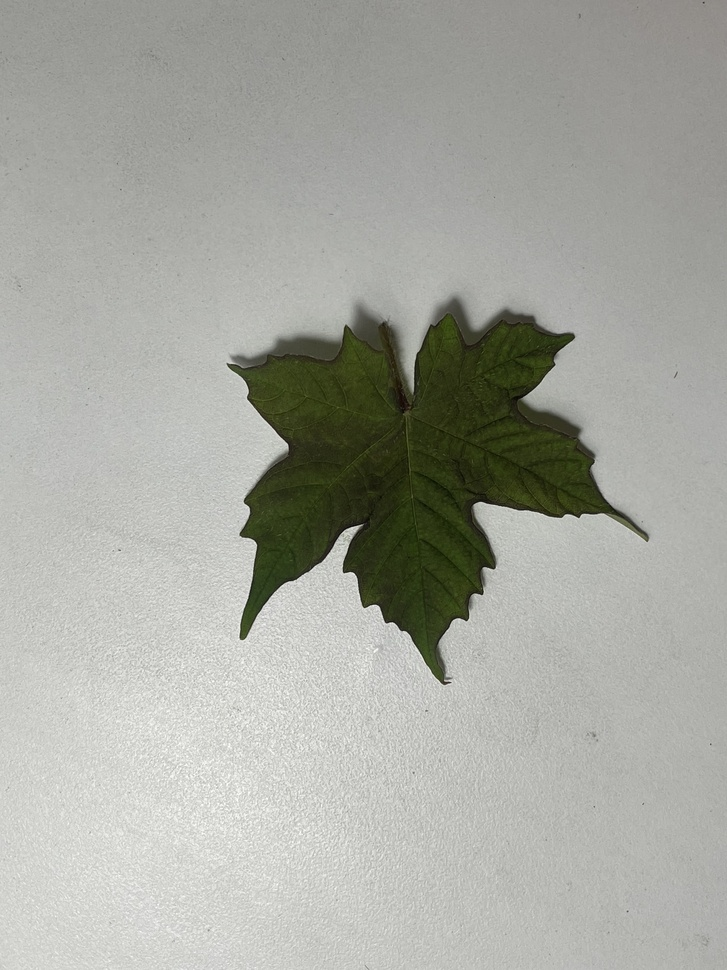
#> input picture images/original/IMG_4033.jpg, 727 x 970 px, shrunk from 3024 x 4032 before the run; its folder holds only this picture in this run
$ python convert_image.py
#> lines starting #> are read from the running program, lines starting #| are printed output that depends on the picture; after the words box and inside, x2 and y2 are one past the last pixel; in counts of white or black regions, pixels touching at a corner belong together
import cv2
import os
import glob

# Thư mục chứa ảnh gốc và nơi lưu ảnh binary
input_folder = './images/original/'    # Thư mục chứa ảnh gốc
output_folder = './images/binary/'     # Thư mục lưu ảnh binary

# Tạo folder lưu nếu chưa có
os.makedirs(output_folder, exist_ok=True)

# Lấy danh sách tất cả các file ảnh trong thư mục input
image_files = glob.glob(os.path.join(input_folder, '*.jpg'))

# Sắp xếp để đảm bảo thứ tự
image_files.sort()

# Lặp qua tất cả các ảnh
for i, input_path in enumerate(image_files, 1):
    # Tạo tên file đầu ra
    output_path = os.path.join(output_folder, f'{i}BI.png')

    # Đọc ảnh
    img = cv2.imread(input_path, cv2.IMREAD_UNCHANGED)
#> img is the input picture: shape (970, 727, 3); mean B, G, R 160.3, 167.8, 166.3
    if img is None:
        print(f"Không đọc được ảnh {input_path}, bỏ qua.")
        continue

    # Nếu ảnh có alpha channel (4 kênh), convert sang grayscale
    if len(img.shape) == 3 and img.shape[2] == 4:
        img_gray = cv2.cvtColor(img, cv2.COLOR_BGRA2GRAY)
    elif len(img.shape) == 3:
        img_gray = cv2.cvtColor(img, cv2.COLOR_BGR2GRAY)
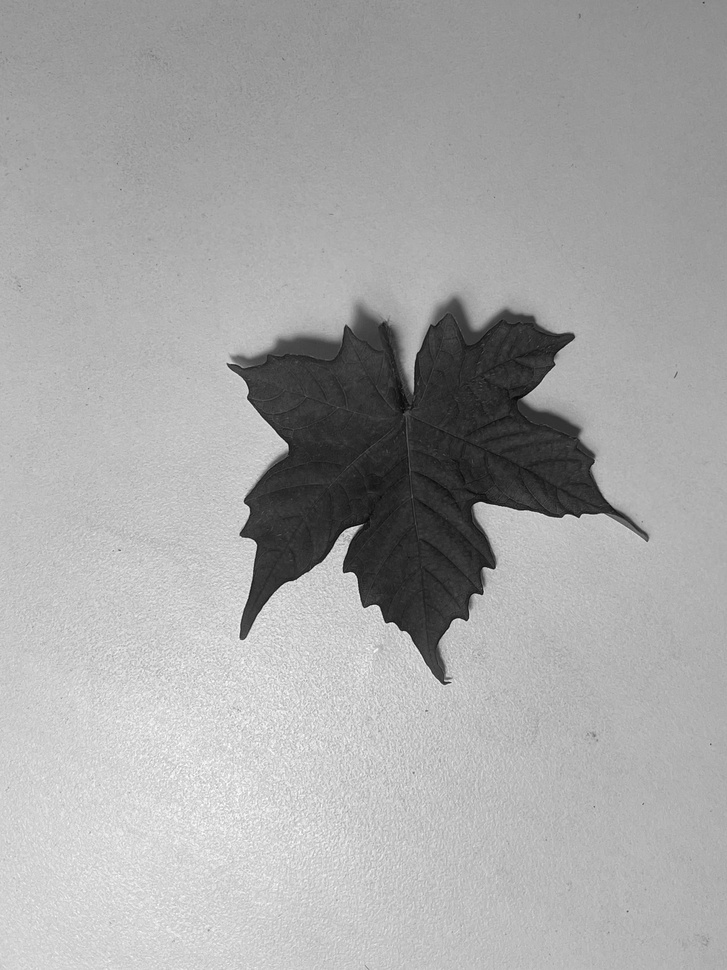
#> img_gray: shape (970, 727); min 5, max 255, mean 166.4
    else:
        img_gray = img

    # Chuyển sang binary, object trắng background đen
    _, binary = cv2.threshold(img_gray, 0, 255, cv2.THRESH_BINARY_INV + cv2.THRESH_OTSU)
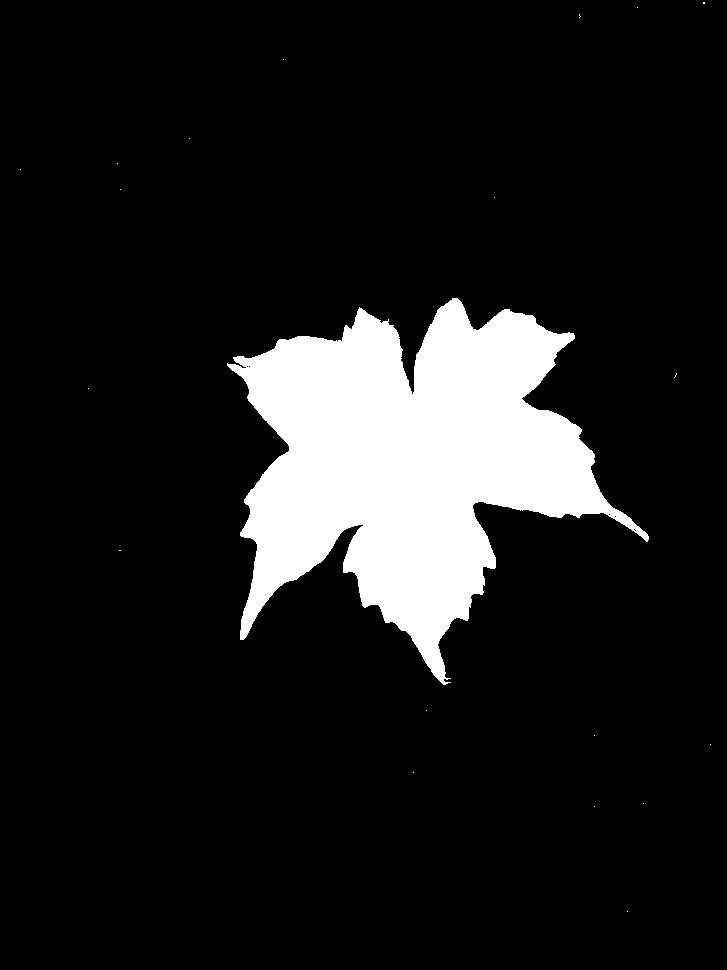
#> binary: shape (970, 727); 11.3% white; 20 white regions (19 under 20 px), largest, box (x1, y1, x2, y2) and area: (227, 298, 649, 685) 79609

    # Lưu ảnh
    cv2.imwrite(output_path, binary)
    print(f"Đã lưu {output_path}")

$ run again, on images/original/IMG_4038.jpg
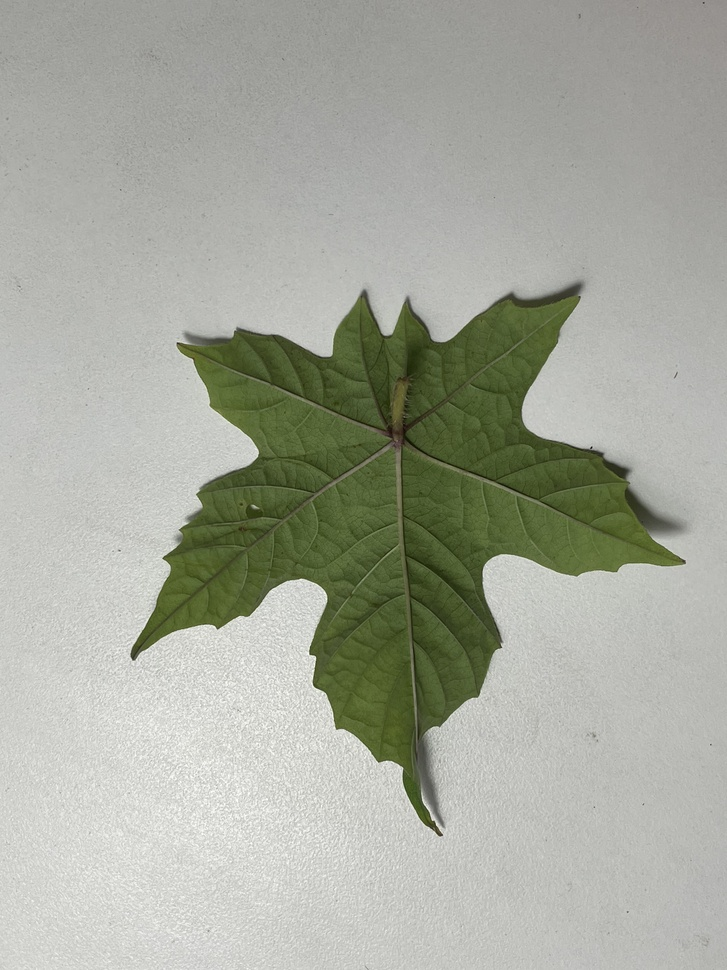
#> input picture images/original/IMG_4038.jpg, 727 x 970 px, shrunk from 3024 x 4032 before the run
#> img is the input picture: shape (970, 727, 3); mean B, G, R 157.3, 169.1, 166
#> `img_gray = cv2.cvtColor(img, cv2.COLOR_BGR2GRAY)`:
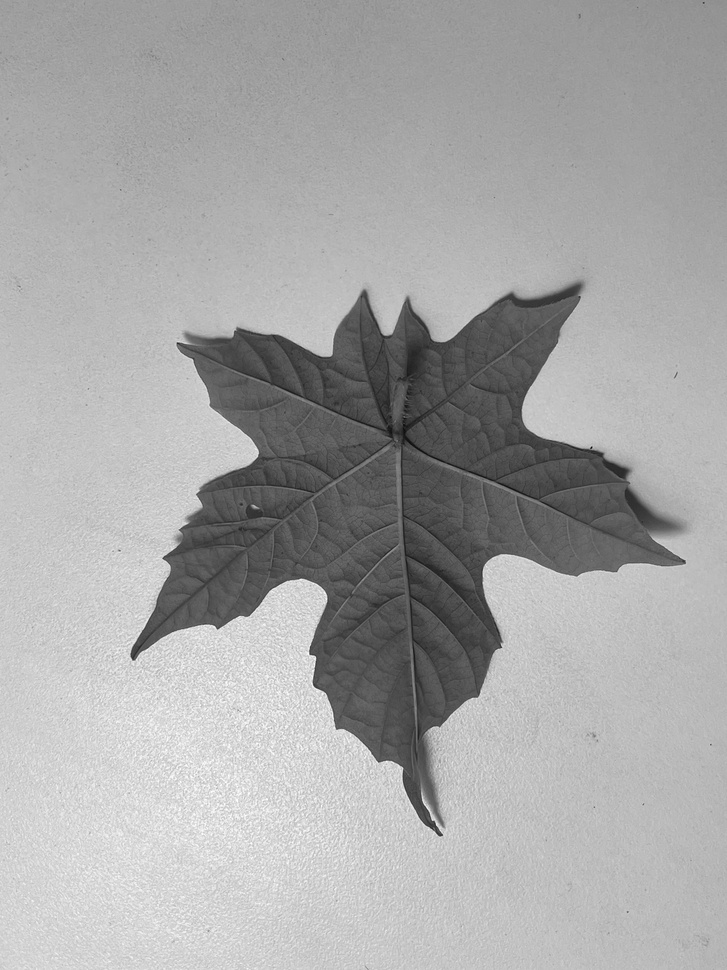
#> img_gray: shape (970, 727); min 7, max 255, mean 166.8
#> `_, binary = cv2.threshold(img_gray, 0, 255, cv2.THRESH_BINARY_INV + cv..`:
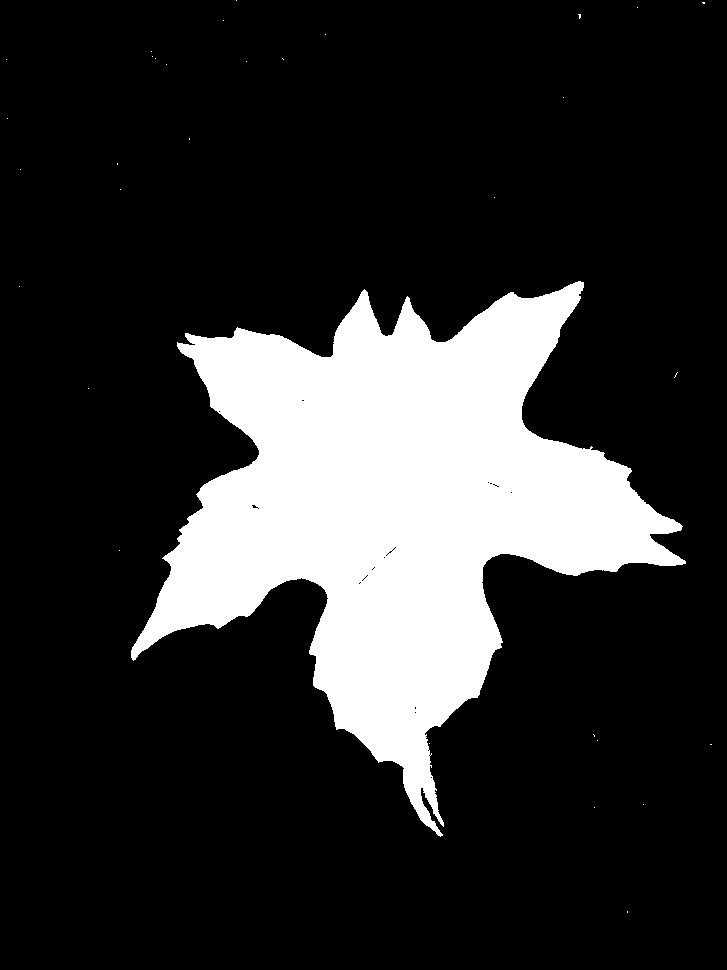
#> binary: shape (970, 727); 18.7% white; 32 white regions (31 under 20 px), largest, box (x1, y1, x2, y2) and area: (131, 281, 686, 837) 131888

$ run again, on images/original/IMG_4039.jpg
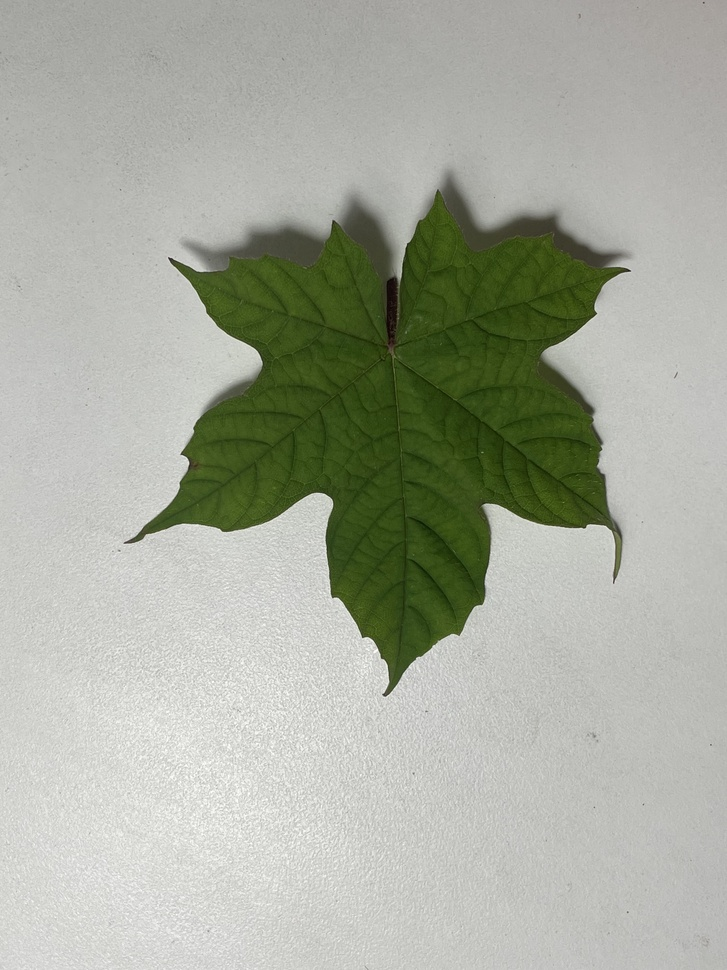
#> input picture images/original/IMG_4039.jpg, 727 x 970 px, shrunk from 3024 x 4032 before the run
#> img is the input picture: shape (970, 727, 3); mean B, G, R 158.5, 171.6, 167.4
#> `img_gray = cv2.cvtColor(img, cv2.COLOR_BGR2GRAY)`:
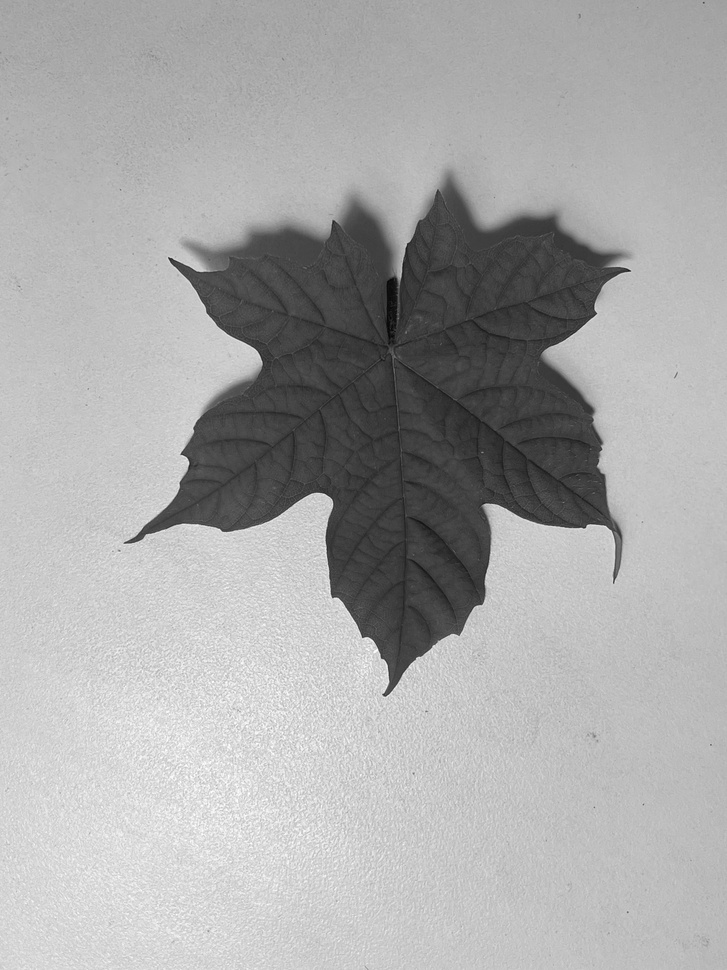
#> img_gray: shape (970, 727); min 4, max 255, mean 168.8
#> `_, binary = cv2.threshold(img_gray, 0, 255, cv2.THRESH_BINARY_INV + cv..`:
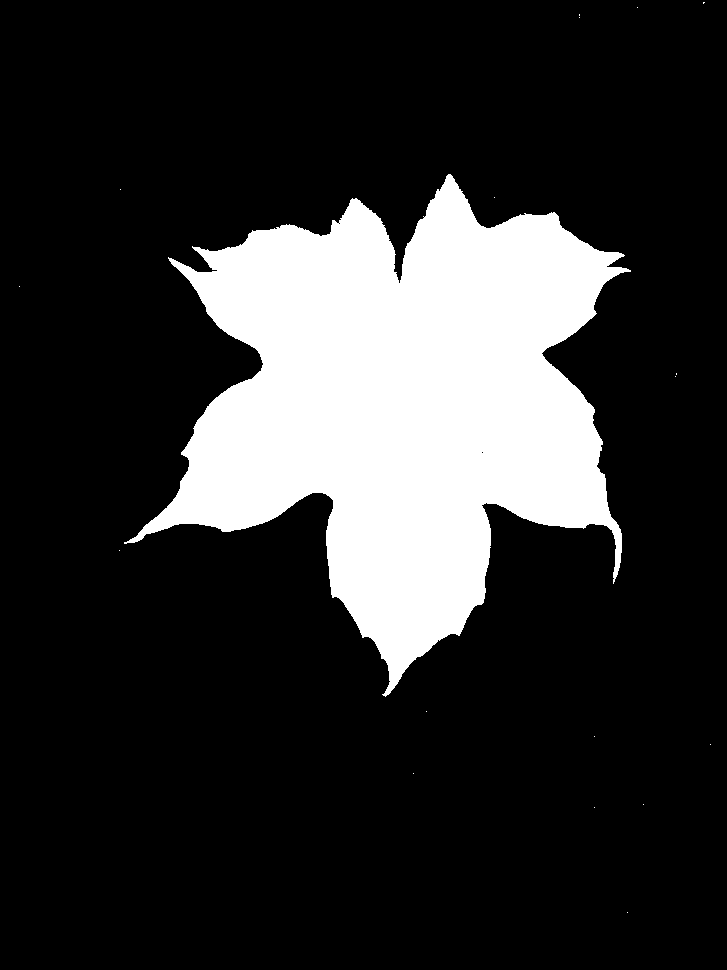
#> binary: shape (970, 727); 19% white; 18 white regions (17 under 20 px), largest, box (x1, y1, x2, y2) and area: (124, 174, 631, 697) 133798

$ run again, on images/original/IMG_4041.jpg
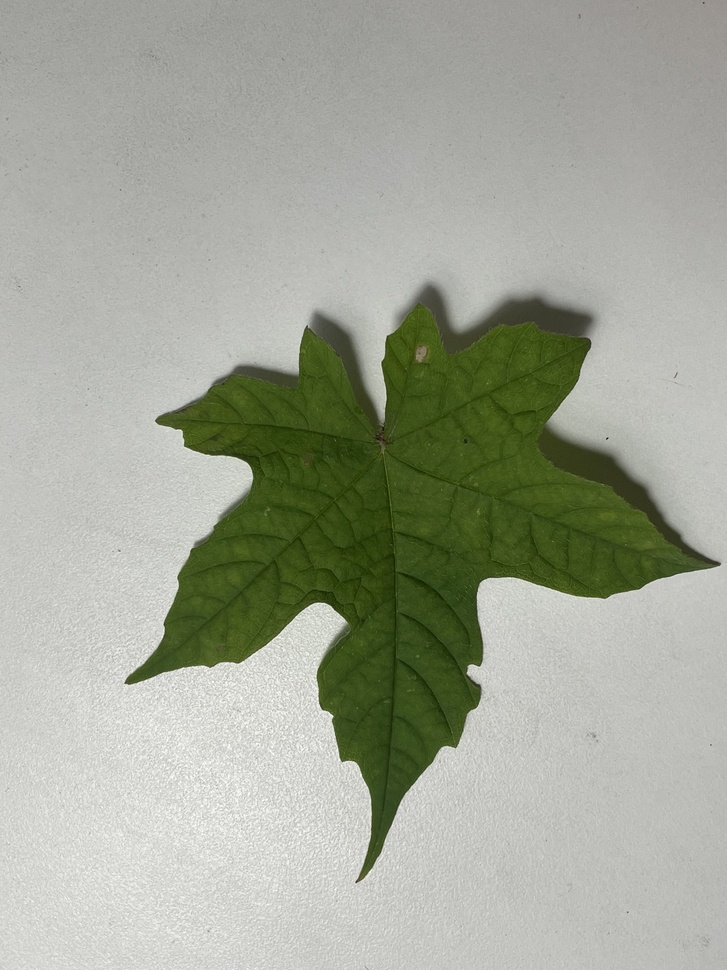
#> input picture images/original/IMG_4041.jpg, 727 x 970 px, shrunk from 3024 x 4032 before the run
#> img is the input picture: shape (970, 727, 3); mean B, G, R 151.7, 166.1, 161.8
#> `img_gray = cv2.cvtColor(img, cv2.COLOR_BGR2GRAY)`:
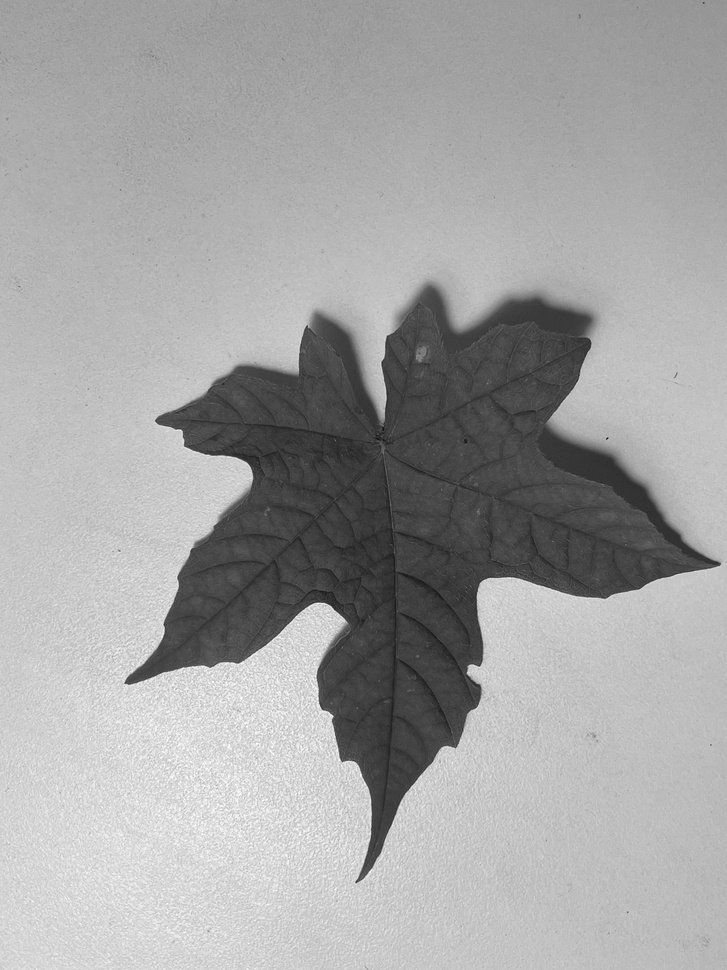
#> img_gray: shape (970, 727); min 17, max 255, mean 163.1
#> `_, binary = cv2.threshold(img_gray, 0, 255, cv2.THRESH_BINARY_INV + cv..`:
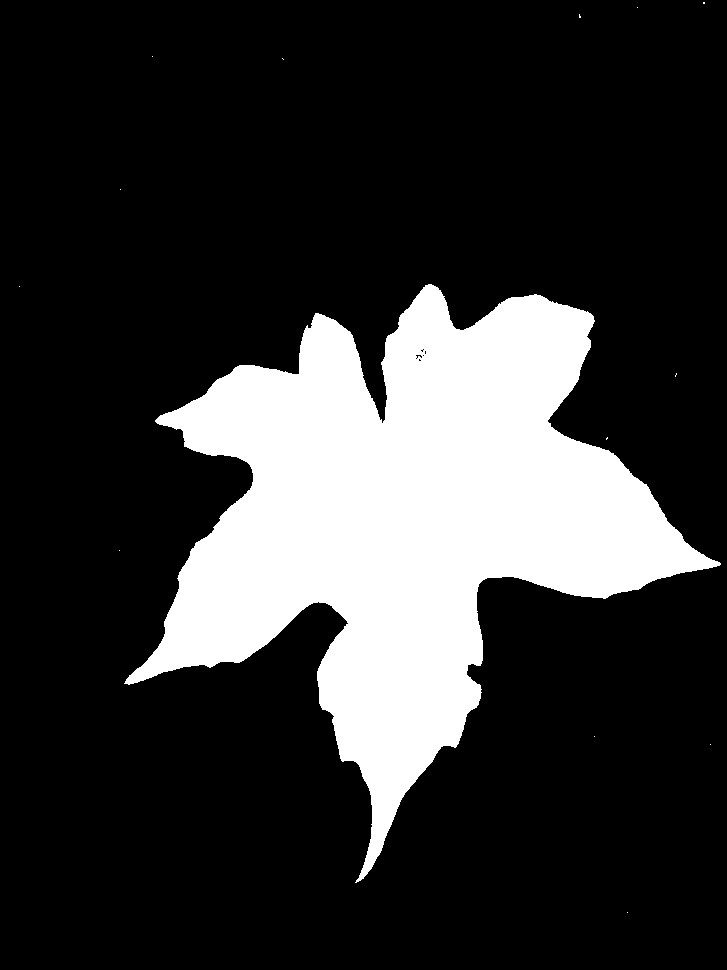
#> binary: shape (970, 727); 20.5% white; 14 white regions (13 under 20 px), largest, box (x1, y1, x2, y2) and area: (124, 284, 721, 883) 144629
